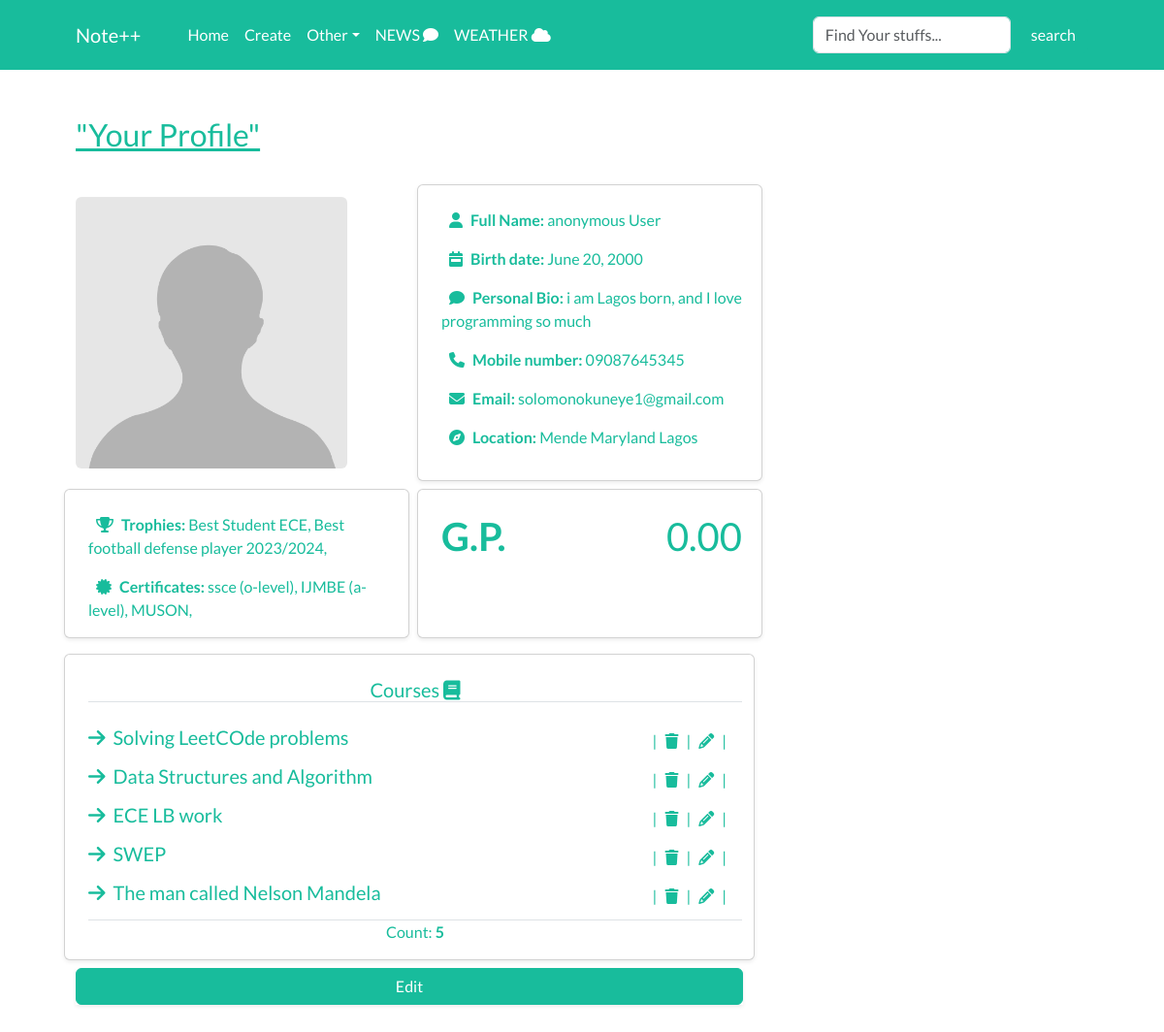
/accounts/profile/ (signed in), run on the app's committed database.
### accounts/models.py (models this page shows, shortened)
class Profile(models.Model):
    user = models.OneToOneField(User, on_delete=models.CASCADE)
    full_name = models.CharField(max_length=50, null=True, blank=True)
    birth_date = models.DateField(null=True, blank=True)
    picture = models.ImageField(default='profile_pics/default.jpg', upload_to='profile_pics/', null=True)
    bio = models.TextField(null=True, blank=True)
    mobile = models.CharField(max_length=20,null=True, blank=True)
    email = models.EmailField(null=True, blank=True)
    location = models.CharField(max_length=90, null=True, blank=True)
    career_path = models.CharField(max_length=20, null=True, blank=True)
    grade_points = models.DecimalField(default=0.00, validators=[MaxValueValidator(5)], max_digits=2, decimal_places=2, null=True, blank=True)
    achievements = models.TextField(null=True, blank=True)
    certificates = models.TextField(null=True, blank=True)

### core/models.py (models this page shows, shortened)
class Course(models.Model):
    title = models.CharField(max_length=200)
    description = models.TextField(null=True, blank=True)
    created = models.DateTimeField(auto_now_add=True)
    author = models.ForeignKey(User, on_delete=models.CASCADE)

### accounts/views.py (the view)
# urls.py: path('profile/', UserProfile, name='UserProfile'),
@login_required
def UserProfile(request):
    profile = Profile.objects.get(user=request.user)
    courses = Course.objects.filter(author=profile.user)
    context = {'profile' : profile,
               'courses':courses}
    return render(request, 'accounts/profile.html', context)

### accounts/templates/accounts/profile.html (shortened to what this page needs)
{% extends 'core/admin/base.html' %}
{% block content %}
<div class="container p-5 d-block">
    <div class="row">
        <h3 class="text-success text-decoration-underline">"Your Profile"</h3>
    </div>
    <div class="row align-items-center d-flex gap-2 mt-3">
        <div class="col-md-4">
            <img src="{{profile.picture.url}}" class="rounded" alt="" style="width:280px; height: 280px;">
        </div>
        <div class="col-md-4 my-2 card shadow-sm  ps-4 pt-4 text-success">
            {% if profile.full_name %}
            <p class=""><i class="fa fa-user mx-2"></i><strong>Full Name: </strong>{{profile.full_name}}</p>
            {% else %}
            <p><i class="fas fa-user mx-2"></i><strong>Full Name:</strong> {{request.user.username}}</p>
            {% endif %}
            {% if profile.birth_date %}
            <p><strong><i class="fa fa-calendar-week mx-2"></i>Birth date: </strong>{{profile.birth_date}}</p>
            {% else %}
            <p><strong><i class="fa fa-calendar-week mx-2"></i>Birth Date: </strong></p>
            {% endif %}
            {% if profile.bio %}
            <p><i class="fa fa-comment mx-2"></i><strong>Personal Bio: </strong>{{profile.bio}}</p>
            {% else %}
            <p><strong><i class="fa fa-comment mx-2"></i>Personal Bio: </strong></p>
            {% endif %}
            {% if profile.mobile %}
            <p><i class="fa fa-phone mx-2"></i><strong>Mobile number: </strong>{{profile.mobile}}</p>
            {% else %}
            <p><i class="fa fa-phone mx-2"></i><strong>Mobile number</strong></p>
            {% endif %}
            {% if profile.email %}
            <p><i class="fa fa-envelope mx-2"></i><strong>Email: </strong>{{profile.email}}</p>
            {% else %}
            <p><i class="fa fa-envelope mx-2"></i><strong>Email: </strong></p>
            {% endif %}
            {% if profile.location %}
            <p><i class="fas fa-compass mx-2"></i><strong>Location: </strong>{{profile.location}}</p>
            {% else %}
            <p><i class="fas fa-compass mx-2"></i><strong>Location: </strong></p>
            {% endif %}
        </div>
    </div>
    <div class="row gap-2">
        <div class="col-md-4 card shadow-sm ps-4 pt-4 text-success">
            {% if profile.achievements %}
            <p><strong><i class="fas fa-trophy mx-2"></i>Trophies: </strong>{{profile.achievements}}</p>
            {% else %}
            <p><strong><i class="fas fa-trophy mx-2"></i>Trophies: </strong></p>
            {% endif %}
            {% if profile.certificates %}
            <p><strong><i class="fa fa-certificate mx-2"></i>Certificates: </strong>{{profile.certificates}}</p>
            {% else %}
            <p><strong><i class="fa fa-certificate mx-2"></i>Certificates: </strong></p>
            {% endif %}
        </div>
        <div class="col-md-4 card shadow-sm ps-4 pt-4 text-success">
            <div class="d-flex justify-content-between align-items-center">
                <h2><strong>G.P.</strong></h2>
                <h2 class="mx-2">{{profile.grade_points}}</h2>
            </div>
        </div>
    </div>
    <div class="row mt-3">
        <div class="col-md-8 card shadow-sm text-success ps-4 pt-4 ">
            <h5 class="border-bottom mb-4 text-center">Courses <i class="fa fa-book"></i></h5>
            {% if courses %}
                {% for course in courses %}
                <div class="d-flex justify-content-between mb-2 align-items-center">
                    <h5 class="align-items-center"><i class="fa fa-arrow-right me-2"></i><a href="{% url 'CourseDetail' course.pk %}" class="text-decoration-none">{{course.title}}</a></h5>
                    <div class="d-flex pe-3 align-items-center">
                        |<a href="{% url 'DeleteCourse' course.pk %}"><i class="fa fa-trash mx-2"></i></a>
                        |<a href="{% url 'UpdateCourse' course.pk %}"><i class="fa fa-pencil mx-2"></i></a>|
                    </div>
                </div>
                {% endfor %}
                <div class="border-top">
                    <p class="text-center">Count: <strong>{{courses.count}}</strong></p>
                </div>
            {% endif %}
        </div>
    </div>
    <div class="row">
        <div class="col-md-8">
            <div class="d-grid mt-2 shadow-sm">
                <a href="{% url 'ProfileEdit' %}" class="btn btn-block btn-success">Edit</a>
            </div>
        </div>
    </div>
</div>
{% endblock %}

### data on the page
Profile: picture (placeholder picture), full_name "anonymous User", birth_date "June 20, 2000", bio "i am Lagos born, and I love programming so much", mobile "09087645345", email "solomonokuneye1@gmail.com", location "Mende Maryland Lagos", achievements "Best Student ECE, Best football defense player 2023/2024,", certificates "ssce (o-level), IJMBE (a-level), MUSON,", grade_points "0.00"
Course: title "Solving LeetCOde problems"
Course: title "Data Structures and Algorithm"
Course: title "ECE LB work"
Course: title "SWEP"
Course: title "The man called Nelson Mandela"

### other printed values
{{ courses.count }} "5"
